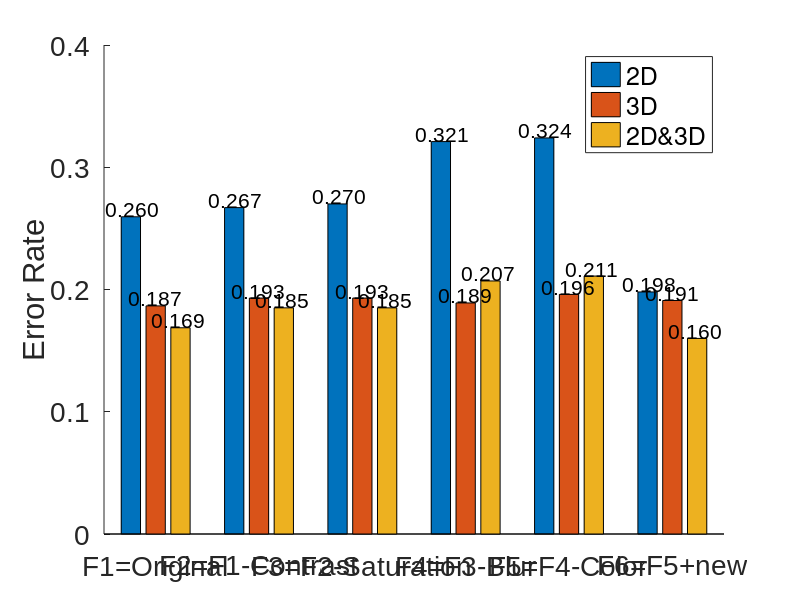

Write the MATLAB code that produced this figure.
%% compare without some features
%{
% errRate = [0.3270    0.2990    0.2980
%     0.2580    0.2090    0.1980
%     0.2060    0.1840    0.1550];
% methodN = {'Bayes','Ens','SVM-2K'};
svm2kErrorRate = [0.2595,0.1866,0.1687];
svm2kErrorRate_Contrast = [0.267,0.193,0.185];
svm2kErrorRate_Hue = [0.262,0.194,0.185];
svm2kErrorRate_Color = [0.261,0.19, 0.175];
svm2kErrorRate_Blur = [0.263,0.206,0.17];

errRate = [svm2kErrorRate;
    svm2kErrorRate_Contrast;
    svm2kErrorRate_Hue;
    svm2kErrorRate_Color;
    svm2kErrorRate_Blur];

methodN = {'Original','Original - Contrast','Original - Saturation','Original - Color','Original - Blur'};
fN = {'2D','3D','2D&3D'};
fHand = figure(1);
aHand = axes('parent',fHand);
hold(aHand,'on');
bar(errRate);
% colors = hsv(numel(errRate));
% for i=1:numel(errRate)
%     bar(i,errRate(i),'parent',aHand,'facecolor',colors(i,:));
% end
set(gca, 'XTick', 1:numel(errRate), 'XTickLabel', methodN,'FontSize',20,'FontName','Arial')
ylabel('Error Rate');
% titleText = 'Comparison performance with the removing features of SVM-2K';
% title(titleText,'FontWeight','normal')
axis([0.5,5.5,0,0.4])
legend(fN,'Location','best');
%}

svm2kErrorRate = [0.2595,0.1866,0.1687];
svm2kErrorRate_Contrast = [0.267,0.193,0.185];
svm2kErrorRate_Contrast_Hue = [0.27       0.193       0.185];
% svm2kErrorRate_Contrast_Hue_Color = [0.327       0.191       0.219];
svm2kErrorRate_Contrast_Hue_Blur = [0.321       0.189       0.207];
svm2kErrorRate_Contrast_Hue_Blur_Color = [0.324       0.196       0.211];
svm2kErrorRateNew = [0.198 0.191 0.160];
errRate = [svm2kErrorRate;
    svm2kErrorRate_Contrast;
    svm2kErrorRate_Contrast_Hue;
    svm2kErrorRate_Contrast_Hue_Blur;
    svm2kErrorRate_Contrast_Hue_Blur_Color;
    svm2kErrorRateNew];

methodN = {'F1=Original','F2=F1-Contrast','F3=F2-Saturation','F4=F3-Blur','F5=F4-Color','F6=F5+new'};
fN = {'2D','3D','2D&3D'};
fHand = figure(1);
aHand = axes('parent',fHand);
hold(aHand,'on');
bar(errRate);
% colors = hsv(numel(errRate));
% for i=1:numel(errRate)
%     bar(i,errRate(i),'parent',aHand,'facecolor',colors(i,:));
% end
set(gca, 'XTick', 1:numel(errRate), 'XTickLabel', methodN,'FontSize',20,'FontName','Arial')
ylabel('Error Rate');
% titleText = 'Comparison performance with the removing features of SVM-2K';
% title(titleText,'FontWeight','normal')
axis([0.5,6.5,0,0.4])
legend(fN,'Location','best');
%}

for i = 1 : size(errRate,1)
    for j = 1:size(errRate,2)
        text(i-0.45+ j* 0.225,errRate(i,j),num2str(errRate(i,j),'%.3f'),...
        'HorizontalAlignment','center',...
        'VerticalAlignment','bottom','FontSize',15,'FontName','Arial');
    end
end